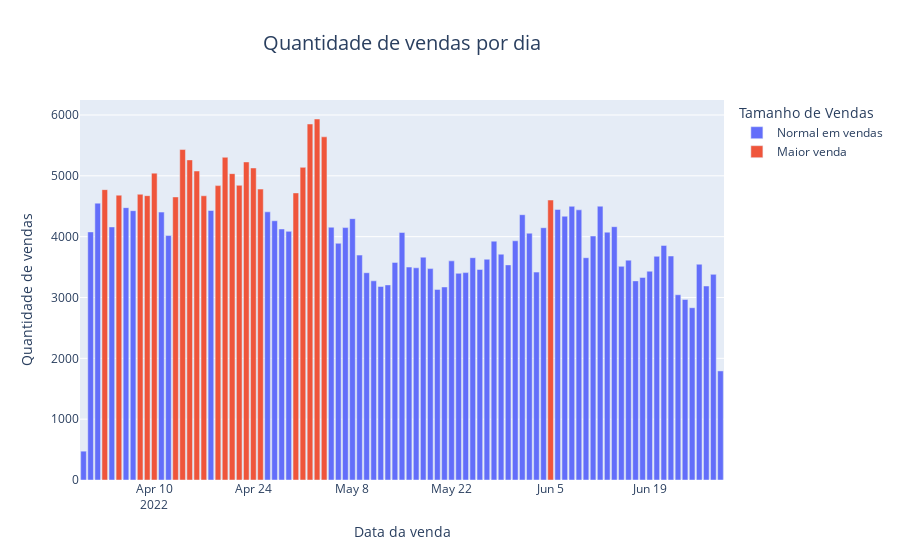

The code cell stored with this chart in its notebook:
### Code cell
## gráfico da quantidade de vendas finalizadas por dia
fig2 = px.bar(vendas, x='data_da_venda', y='quantidade_de_vendas', 
            labels={"quantidade_de_vendas": "Quantidade de vendas",
            "data_da_venda": "Data da venda",
            "tamanho_de_vendas": "Tamanho de Vendas"},
            color="tamanho_de_vendas",
            title="Quantidade de vendas por dia")
            
fig2.update_layout(title = dict(xref = "paper", x=0.5, font=dict(size=20)))
fig2.show()

### Figure 1 — Plotly figure (JSON) as saved in the notebook; plotly's stock layout.template omitted (floating-point values rounded to 4 significant figures)
{"data": [{"alignmentgroup": "True", "hovertemplate": "Tamanho de Vendas=Normal em vendas<br>Data da venda=%{x}<br>Quantidade de vendas=%{y}<extra></extra>", "legendgroup": "Normal em vendas", "marker": {"color": "#636efa", "pattern": {"shape": ""}}, "name": "Normal em vendas", "offsetgroup": "Normal em vendas", "orientation": "v", "showlegend": true, "textposition": "auto", "type": "bar", "x": ["2022-03-31", "2022-04-01", "2022-04-02", "2022-04-04", "2022-04-06", "2022-04-07", "2022-04-11", "2022-04-12", "2022-04-18", "2022-04-26", "2022-04-27", "2022-04-28", "2022-04-29", "2022-05-05", "2022-05-06", "2022-05-07", "2022-05-08", "2022-05-09", "2022-05-10", "2022-05-11", "2022-05-12", "2022-05-13", "2022-05-14", "2022-05-15", "2022-05-16", "2022-05-17", "2022-05-18", "2022-05-19", "2022-05-20", "2022-05-21", "2022-05-22", "2022-05-23", "2022-05-24", "2022-05-25", "2022-05-26", "2022-05-27", "2022-05-28", "2022-05-29", "2022-05-30", "2022-05-31", "2022-06-01", "2022-06-02", "2022-06-03", "2022-06-04", "2022-06-06", "2022-06-07", "2022-06-08", "2022-06-09", "2022-06-10", "2022-06-11", "2022-06-12", "2022-06-13", "2022-06-14", "2022-06-15", "2022-06-16", "2022-06-17", "2022-06-18", "2022-06-19", "2022-06-20", "2022-06-21", "2022-06-22", "2022-06-23", "2022-06-24", "2022-06-25", "2022-06-26", "2022-06-27", "2022-06-28", "2022-06-29"], "xaxis": "x", "y": [474, 4078, 4551, 4160, 4477, 4427, 4404, 4018, 4430, 4408, 4261, 4126, 4087, 4155, 3891, 4149, 4296, 3697, 3407, 3274, 3182, 3207, 3577, 4068, 3500, 3488, 3663, 3475, 3133, 3173, 3602, 3397, 3409, 3654, 3461, 3629, 3926, 3712, 3536, 3932, 4361, 4057, 3417, 4147, 4447, 4336, 4499, 4441, 3654, 4010, 4501, 4074, 4164, 3512, 3614, 3273, 3330, 3432, 3677, 3856, 3682, 3045, 2968, 2832, 3547, 3189, 3380, 1793], "yaxis": "y"}, {"alignmentgroup": "True", "hovertemplate": "Tamanho de Vendas=Maior venda<br>Data da venda=%{x}<br>Quantidade de vendas=%{y}<extra></extra>", "legendgroup": "Maior venda", "marker": {"color": "#EF553B", "pattern": {"shape": ""}}, "name": "Maior venda", "offsetgroup": "Maior venda", "orientation": "v", "showlegend": true, "textposition": "auto", "type": "bar", "x": ["2022-04-03", "2022-04-05", "2022-04-08", "2022-04-09", "2022-04-10", "2022-04-13", "2022-04-14", "2022-04-15", "2022-04-16", "2022-04-17", "2022-04-19", "2022-04-20", "2022-04-21", "2022-04-22", "2022-04-23", "2022-04-24", "2022-04-25", "2022-04-30", "2022-05-01", "2022-05-02", "2022-05-03", "2022-05-04", "2022-06-05"], "xaxis": "x", "y": [4773, 4682, 4697, 4674, 5044, 4653, 5432, 5262, 5079, 4672, 4839, 5305, 5036, 4844, 5228, 5129, 4782, 4719, 5139, 5852, 5934, 5641, 4602], "yaxis": "y"}], "layout": {"barmode": "relative", "legend": {"title": {"text": "Tamanho de Vendas"}, "tracegroupgap": 0}, "title": {"font": {"size": 20}, "text": "Quantidade de vendas por dia", "x": 0.5, "xref": "paper"}, "xaxis": {"anchor": "y", "domain": [0, 1], "title": {"text": "Data da venda"}}, "yaxis": {"anchor": "x", "domain": [0, 1], "title": {"text": "Quantidade de vendas"}}}}
